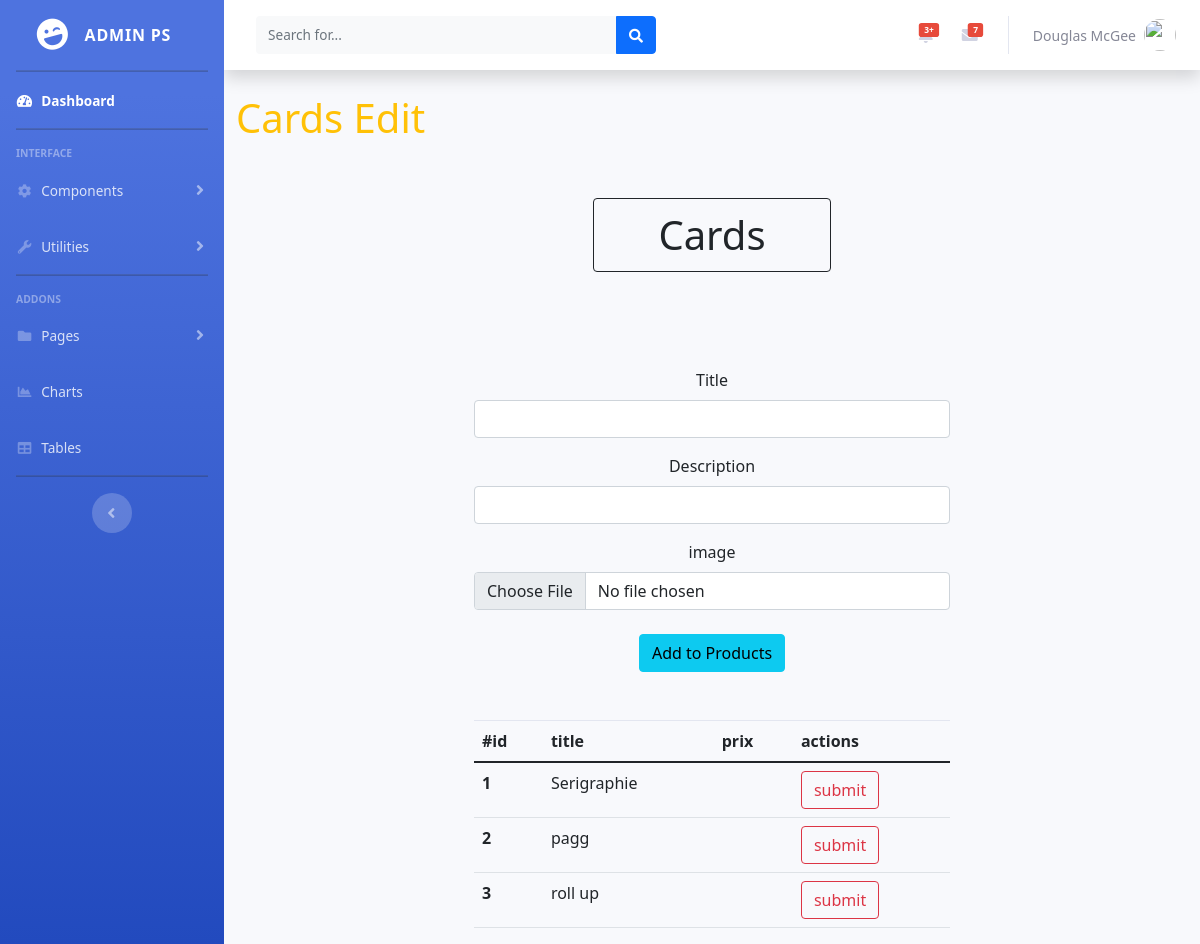
The page /cards/new on the database as committed earlier.
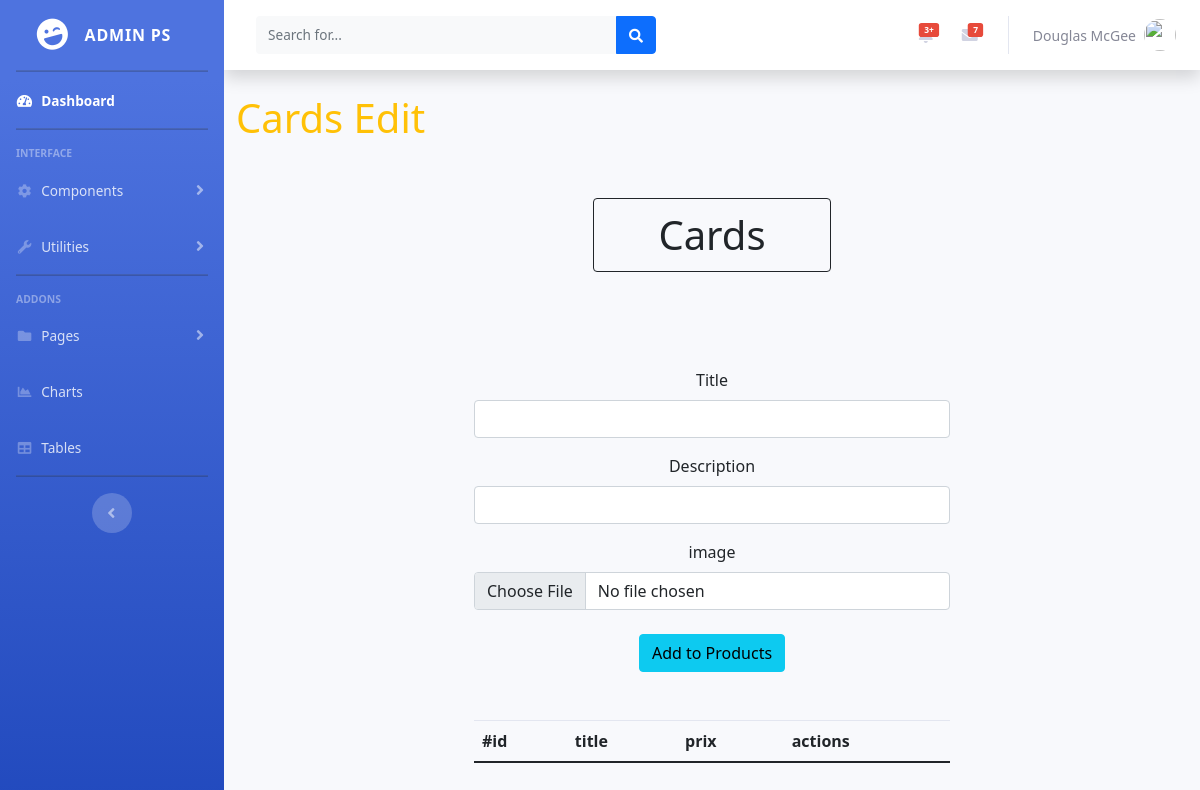
The same page on the database as committed later.
### app.py (models this page shows, shortened)
class Cards(db.Model):
    __tablename__ = 'Cards'
    id             = db.Column(db.Integer, primary_key = True)
    img            = db.Column(db.BLOB)
    description    = db.Column(db.String(999))
    title          = db.Column(db.String(999))
    filename       = db.Column(db.String(999))

### app.py (the view, shortened to what this page needs)
@app.route('/cards/new', methods=['GET','POST'])
def Card():
    return r('dist/dashbord/admin/cards.html', p = Cards.query.all())

### templates/dist/dashbord/admin/cards.html
{% extends 'test.html' %}
{% block dash %}
<div class="container-fluid">
    <h1 class="fs-1 text-warning">Cards Edit</h1>
</div>
<div class="container">
    <center class="h-100 py-5">
      <p class="fs-1 btn btn-outline-dark w-25 mb-5">Cards</p>
        <form class="mt-5" action="" method="post" enctype="multipart/form-data">
            <label for="inputEmail4" class="form-label">Title</label>
            <input name="title" class="form-control w-50" id="inputEmail4">
            <label for="inputEmail4" class="form-label mt-3">Description</label>
            <input name="description" class="form-control w-50" id="inputEmail4" >
            <label for="inputEmail4" class="form-label mt-3">image</label>
            <input name="file" type="file" class="form-control w-50" id="inputEmail4" >
            <button type="submit" class="btn btn-info mt-4">Add to Products</button>
        </form>
    </center>
    <center>
        <table class="table w-50">
            <thead>
              <tr>
                <th scope="col">#id</th>
                <th scope="col">title</th>
                <th scope="col">prix</th>
                <th scope="col">actions</th>
              </tr>
            </thead>
            <tbody>
                {% for i in p %}
              <tr>
                <th scope="row">{{ i.id }}</th>
                <td>{{ i.title }}</td>
                <td>{{ i.prix }}</td>
                    <form action="/cards/rm/{{ i.id }}" method="post">
                      <td> <input type="submit" value="submit" class="btn btn-outline-danger"> </td>
                    </form>
              </tr>
              {% endfor %}
            </tbody>
          </table>
    </center>
</div>
{% endblock %}

### templates/test.html (shortened to what this page needs)
<!DOCTYPE html>
<html lang="en">
<head>
    <link href="{{ url_for('static',filename='cs/vendor/fontawesome-free/css/all.min.css') }}" rel="stylesheet" type="text/css">
    <link href="{{ url_for('static',filename='cs/sb-admin-2.min.css') }}" rel="stylesheet">
    <link href="{{ url_for('static',filename='cs/bootstrap.css') }}" rel="stylesheet">
</head>
<body id="page-top">
    <div id="wrapper">
        <ul class="navbar-nav bg-gradient-primary sidebar sidebar-dark accordion" id="accordionSidebar">
            <a class="sidebar-brand d-flex align-items-center justify-content-center" href="{{ request.path }}">
                <div class="sidebar-brand-icon rotate-n-15">
                    <i class="fas fa-laugh-wink"></i>
                </div>
                <div class="sidebar-brand-text mx-3">Admin PS</div>
            </a>
            <hr class="sidebar-divider my-0">
            <li class="nav-item active">
                <a class="nav-link" href="{{ request.path }}">
                    <i class="fas fa-fw fa-tachometer-alt"></i>
                    <span>Dashboard</span></a>
            </li>
            <hr class="sidebar-divider">
            <div class="sidebar-heading">
                Interface
            </div>
            <li class="nav-item">
                <a class="nav-link collapsed" href="#" data-toggle="collapse" data-target="#collapseTwo"
                    aria-expanded="true" aria-controls="collapseTwo">
                    <i class="fas fa-fw fa-cog"></i>
                    <span>Components</span>
                </a>
            </li>
            <li class="nav-item">
                <a class="nav-link collapsed" href="#" data-toggle="collapse" data-target="#collapseUtilities"
                    aria-expanded="true" aria-controls="collapseUtilities">
                    <i class="fas fa-fw fa-wrench"></i>
                    <span>Utilities</span>
                </a>
            </li>
            <hr class="sidebar-divider">
            <div class="sidebar-heading">
                Addons
            </div>
            <li class="nav-item">
                <a class="nav-link collapsed" href="#" data-toggle="collapse" data-target="#collapsePages"
                    aria-expanded="true" aria-controls="collapsePages">
                    <i class="fas fa-fw fa-folder"></i>
                    <span>Pages</span>
                </a>
            </li>
            <li class="nav-item">
                <a class="nav-link" href="charts.html">
                    <i class="fas fa-fw fa-chart-area"></i>
                    <span>Charts</span></a>
            </li>
            <li class="nav-item">
                <a class="nav-link" href="tables.html">
                    <i class="fas fa-fw fa-table"></i>
                    <span>Tables</span></a>
            </li>
            <hr class="sidebar-divider d-none d-md-block">
            <div class="text-center d-none d-md-inline">
                <button class="rounded-circle border-0" id="sidebarToggle"></button>
            </div>
        </ul>
        <div id="content-wrapper" class="d-flex flex-column">
            <div id="content">
                <nav class="navbar navbar-expand navbar-light bg-white topbar mb-4 static-top shadow">
                    <form
                        class="d-none d-sm-inline-block form-inline mr-auto ml-md-3 my-2 my-md-0 mw-100 navbar-search">
                        <div class="input-group">
                            <input type="text" class="form-control bg-light border-0 small" placeholder="Search for..."
                                aria-label="Search" aria-describedby="basic-addon2">
                            <div class="input-group-append">
                                <button class="btn btn-primary" type="button">
                                    <i class="fas fa-search fa-sm"></i>
                                </button>
                            </div>
                        </div>
                    </form>
                    <ul class="navbar-nav ml-auto">
                        <li class="nav-item dropdown no-arrow mx-1">
                            <a class="nav-link dropdown-toggle" href="#" id="alertsDropdown" role="button"
                                data-toggle="dropdown" aria-haspopup="true" aria-expanded="false">
                                <span class="badge badge-danger badge-counter">3+</span>
                            </a>
                        </li>
                        <li class="nav-item dropdown no-arrow mx-1">
                            <a class="nav-link dropdown-toggle" href="#" id="messagesDropdown" role="button"
                                data-toggle="dropdown" aria-haspopup="true" aria-expanded="false">
                                <span class="badge badge-danger badge-counter">7</span>
                            </a>
                        </li>
                        <li class="nav-item dropdown no-arrow">
                            <a class="nav-link dropdown-toggle" href="#" id="userDropdown" role="button"
                                data-toggle="dropdown" aria-haspopup="true" aria-expanded="false">
                                <span class="mr-2 d-none d-lg-inline text-gray-600 small">Douglas McGee</span>
                                <img class="img-profile rounded-circle"
                                    src="img/undraw_profile.svg">
                            </a>
                        </li>
                    </ul>
                </nav>
                {% block dash %}
                {% endblock%}
</body>
</html>

Rows that differ between the two databases and show on the page:
removed Cards: id "1", title "Serigraphie"
removed Cards: id "2", title "pagg"
removed Cards: id "3", title "roll up"
